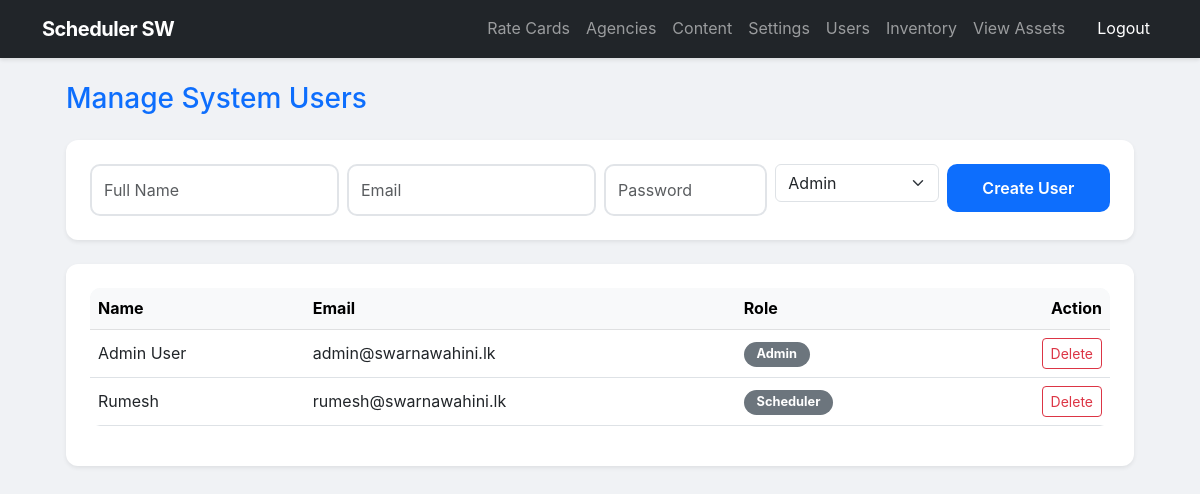
Before: /admin/users.php (signed in) with the older database file.
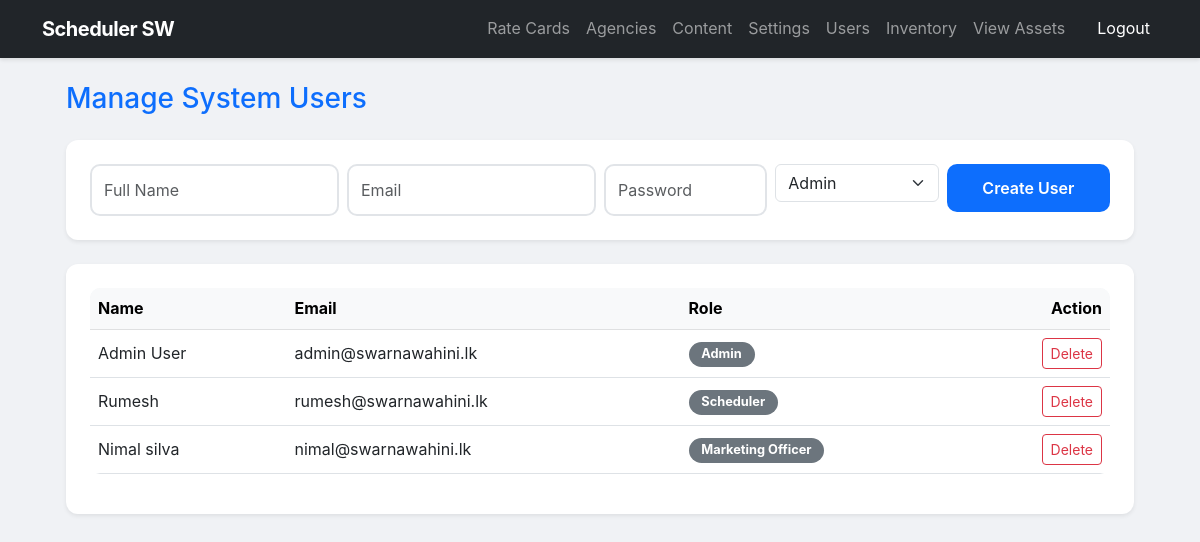
After: the same page with the newer database file.
### tables this page shows
CREATE TABLE `users` (
  `id` int(11) NOT NULL,
  `name` varchar(100) DEFAULT NULL,
  `email` varchar(100) DEFAULT NULL,
  `password` varchar(255) DEFAULT NULL,
  `role_id` int(11) DEFAULT NULL
);

CREATE TABLE `roles` (
  `id` int(11) NOT NULL,
  `role_name` varchar(50) NOT NULL
);

### admin/users.php (the view, shortened to what this page needs)
<?php
require_once '../config/config.php';
$users = $pdo->query("SELECT u.*, r.role_name FROM users u JOIN roles r ON u.role_id = r.id")->fetchAll();
$roles = $pdo->query("SELECT * FROM roles")->fetchAll();
?>
<?php include '../includes/header.php'; ?>
<div class="container-fluid px-4">
    <h3 class="mb-4 text-primary">Manage System Users</h3>
    <div class="card shadow-sm border-0 p-4 mb-4">
        <form onsubmit="handleUserAction(event, 'add')">
            <div class="row g-2">
                <div class="col-md-3"><input type="text" name="name" class="form-control" placeholder="Full Name" required></div>
                <div class="col-md-3"><input type="email" name="email" class="form-control" placeholder="Email" required></div>
                <div class="col-md-2"><input type="password" name="password" class="form-control" placeholder="Password" required></div>
                <div class="col-md-2">
                    <select name="role_id" class="form-select">
                        <?php foreach($roles as $r): ?>
                            <option value="<?php echo $r['id']; ?>"><?php echo htmlspecialchars($r['role_name']); ?></option>
                        <?php endforeach; ?>
                    </select>
                </div>
                <div class="col-md-2"><button type="submit" class="btn btn-primary w-100">Create User</button></div>
            </div>
        </form>
    </div>
    <div class="card shadow-sm border-0 p-4">
        <table class="table table-hover align-middle">
            <thead class="table-light"><tr><th>Name</th><th>Email</th><th>Role</th><th class="text-end">Action</th></tr></thead>
            <tbody>
                <?php foreach ($users as $u): ?>
                <tr>
                    <td><?php echo htmlspecialchars($u['name']); ?></td>
                    <td><?php echo htmlspecialchars($u['email']); ?></td>
                    <td><span class="badge bg-secondary"><?php echo htmlspecialchars($u['role_name']); ?></span></td>
                    <td class="text-end">
                        <button class="btn btn-sm btn-outline-danger" onclick="deleteUser(<?php echo $u['id']; ?>)">Delete</button>
                    </td>
                </tr>
                <?php endforeach; ?>
            </tbody>
        </table>
    </div>
</div>
<?php include '../includes/footer.php'; ?>

Changed rows visible on the page:
added users: name "Nimal silva", email "nimal@swarnawahini.lk", role.role_name "Marketing Officer"
